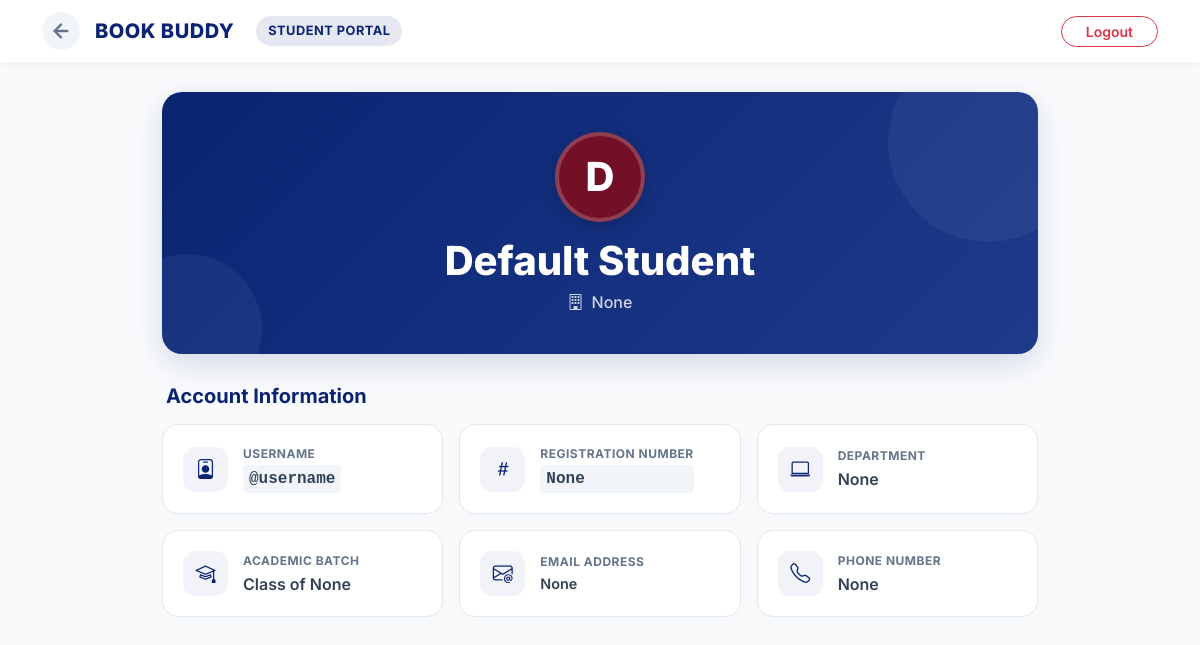
Screenshot of /student_profile/username with the database file from the repository.
### app.py (models this page shows)
class Student(UserMixin, db.Model):
    id = db.Column(db.Integer, primary_key=True)
    name = db.Column(db.String(50))
    register = db.Column(db.String(50)) # String prevents postgres crashing on alphanumeric IDs
    username = db.Column(db.String(15), unique=True)
    set_password = db.Column(db.String(100))
    verify_password = db.Column(db.String(100))
    department = db.Column(db.String(100))
    batch = db.Column(db.String(100))
    collage = db.Column(db.String(100))
    phone_no = db.Column(db.String(100))
    email = db.Column(db.String(60))
    approval = db.Column(db.Boolean, default=False)
    attend = db.Column(db.Boolean, default=False)

### app.py (the view)
@app.route('/student_profile/<string:username>', methods=['GET','POST'])
def student_profile(username):
    student = Student.query.filter_by(username=username).first_or_404()
    return render_template('student_profile.html', student=student)

### app.py (called while the page is built)
def ist_now():
    return datetime.now(IST_TZ).replace(tzinfo=None)

@app.context_processor
def inject_now():
    return {'now': ist_now()}

### templates/student_profile.html (shortened to what this page needs)
<!DOCTYPE html>
<html lang="en">
<head>
    <link href="https://cdn.jsdelivr.net/npm/bootstrap@5.3.0/dist/css/bootstrap.min.css" rel="stylesheet">
    <link rel="stylesheet" href="https://cdn.jsdelivr.net/npm/bootstrap-icons@1.11.1/font/bootstrap-icons.css">
</head>
<body>
    <nav class="navbar sticky-top">
        <div class="container d-flex justify-content-between align-items-center">
            <div class="d-flex align-items-center">
                <a href="javascript:history.back()" class="back-link" title="Go Back">
                    <svg width="22" height="22" viewBox="0 0 24 24" fill="none" stroke="currentColor" stroke-width="2.5" stroke-linecap="round" stroke-linejoin="round">
                        <line x1="19" y1="12" x2="5" y2="12"></line>
                        <polyline points="12 19 5 12 12 5"></polyline>
                    </svg>
                </a>
                <a class="brand-wrapper" href="/">
                    <h2 class="brand-name d-none d-sm-block">BOOK BUDDY</h2>
                    <span class="admin-badge d-none d-md-inline-block">STUDENT PORTAL</span>
                </a>
            </div>
            <div class="ms-auto">
                <a href="/logout" class="btn btn-outline-danger btn-sm px-4 rounded-pill fw-semibold">Logout</a>
            </div>
        </div>
    </nav>
    <main class="container" style="max-width: 900px;">
        <header class="profile-hero">
            <div class="avatar-circle">
                {{ student.name[0] }}
            </div>
            <h1>{{ student.name }}</h1>
            <p><i class="bi bi-building me-2"></i>{{ student.collage }}</p>
        </header>
        <h5 class="fw-bold mb-3 ms-1" style="color: var(--brand-navy);">Account Information</h5>
        <section class="row g-3">
            <div class="col-md-6 col-lg-4">
                <div class="info-card">
                    <div class="icon-box"><i class="bi bi-person-badge"></i></div>
                    <div class="data-content">
                        <label>Username</label>
                        <span class="text-mono">@{{ student.username }}</span>
                    </div>
                </div>
            </div>
            <div class="col-md-6 col-lg-4">
                <div class="info-card">
                    <div class="icon-box"><i class="bi bi-hash"></i></div>
                    <div class="data-content">
                        <label>Registration Number</label>
                        <span class="text-mono">{{ student.register }}</span>
                    </div>
                </div>
            </div>
            <div class="col-md-6 col-lg-4">
                <div class="info-card">
                    <div class="icon-box"><i class="bi bi-laptop"></i></div>
                    <div class="data-content">
                        <label>Department</label>
                        <span>{{ student.department }}</span>
                    </div>
                </div>
            </div>
            <div class="col-md-6 col-lg-4">
                <div class="info-card">
                    <div class="icon-box"><i class="bi bi-mortarboard"></i></div>
                    <div class="data-content">
                        <label>Academic Batch</label>
                        <span>Class of {{ student.batch }}</span>
                    </div>
                </div>
            </div>
            <div class="col-md-6 col-lg-4">
                <div class="info-card">
                    <div class="icon-box"><i class="bi bi-envelope-at"></i></div>
                    <div class="data-content">
                        <label>Email Address</label>
                        <span style="font-size: 0.9rem;">{{ student.email }}</span>
                    </div>
                </div>
            </div>
            <div class="col-md-6 col-lg-4">
                <div class="info-card">
                    <div class="icon-box"><i class="bi bi-telephone"></i></div>
                    <div class="data-content">
                        <label>Phone Number</label>
                        <span>{{ student.phone_no }}</span>
                    </div>
                </div>
            </div>
        </section>
    </main>
</body>
</html>

### templates/student_profile.html (style rules this page uses)
:root { --brand-navy: #0A2472; --brand-crimson: #740f28; --brand-white: #ffffff; --bg-light: #f8fafc; --text-main: #334155; --text-muted: #64748b; --border-color: #e2e8f0; }
body { background-color: var(--bg-light); font-family: 'Inter', sans-serif; color: var(--text-main); padding-bottom: 50px; }
.navbar { background-color: var(--brand-white); box-shadow: 0 2px 10px rgba(0, 0, 0, 0.05); padding: 12px 0; margin-bottom: 30px; }
.brand-wrapper { display: flex; align-items: center; gap: 12px; text-decoration: none; }
.brand-name { margin: 0; font-size: 1.25rem; font-weight: 800; color: var(--brand-navy); letter-spacing: 0.5px; }
.back-link { color: var(--text-muted); transition: all 0.2s; display: flex; align-items: center; justify-content: center; padding: 8px; border-radius: 50%; background-color: #f1f5f9; text-decoration: none; margin-right: 15px; }
.admin-badge { background-color: rgba(10, 36, 114, 0.1); color: var(--brand-navy); font-weight: 700; padding: 5px 12px; border-radius: 20px; font-size: 0.8rem; letter-spacing: 0.5px; margin-left: 10px; }
.profile-hero { background: linear-gradient(135deg, var(--brand-navy) 0%, #1e3a8a 100%); border-radius: 20px; padding: 40px 20px; text-align: center; color: var(--brand-white); box-shadow: 0 10px 30px rgba(10, 36, 114, 0.15); margin-bottom: 30px; position: relative; overflow: hidden; }
.profile-hero::after { content: ''; position: absolute; top: -50px; right: -50px; width: 200px; height: 200px; background: rgba(255, 255, 255, 0.05); border-radius: 50%; }
.profile-hero::before { content: ''; position: absolute; bottom: -50px; left: -50px; width: 150px; height: 150px; background: rgba(255, 255, 255, 0.05); border-radius: 50%; }
.avatar-circle { width: 90px; height: 90px; background-color: var(--brand-crimson); color: var(--brand-white); border-radius: 50%; display: flex; align-items: center; justify-content: center; font-size: 2.5rem; font-weight: 800; margin: 0 auto 15px auto; border: 4px solid rgba(255, 255, 255, 0.2); text-transform: uppercase; position: relative; z-index: 1; box-shadow: 0 4px 15px rgba(0, 0, 0, 0.2); }
.profile-hero h1 { font-weight: 800; margin-bottom: 5px; position: relative; z-index: 1; }
.profile-hero p { color: rgba(255, 255, 255, 0.8); font-weight: 500; margin-bottom: 0; position: relative; z-index: 1; }
.info-card { background-color: var(--brand-white); border-radius: 16px; padding: 20px; border: 1px solid var(--border-color); box-shadow: 0 4px 15px rgba(0, 0, 0, 0.02); display: flex; align-items: center; gap: 15px; transition: all 0.2s ease; height: 100%; }
.icon-box { width: 45px; height: 45px; background-color: rgba(10, 36, 114, 0.05); color: var(--brand-navy); border-radius: 12px; display: flex; align-items: center; justify-content: center; font-size: 1.25rem; flex-shrink: 0; }
.data-content label { display: block; font-size: 0.75rem; text-transform: uppercase; font-weight: 700; color: var(--text-muted); margin-bottom: 2px; letter-spacing: 0.5px; }
.data-content span { display: block; font-size: 1rem; font-weight: 600; color: var(--text-main); word-break: break-word; }
.text-mono { font-family: Consolas, monospace; color: var(--brand-navy); background-color: #f1f5f9; padding: 2px 6px; border-radius: 4px; font-size: 0.9rem; }

### rows the page displays
Student: name "D", name "Default Student", collage "None", username "username", register "None", department "None", batch "None", email "None", phone_no "None"
